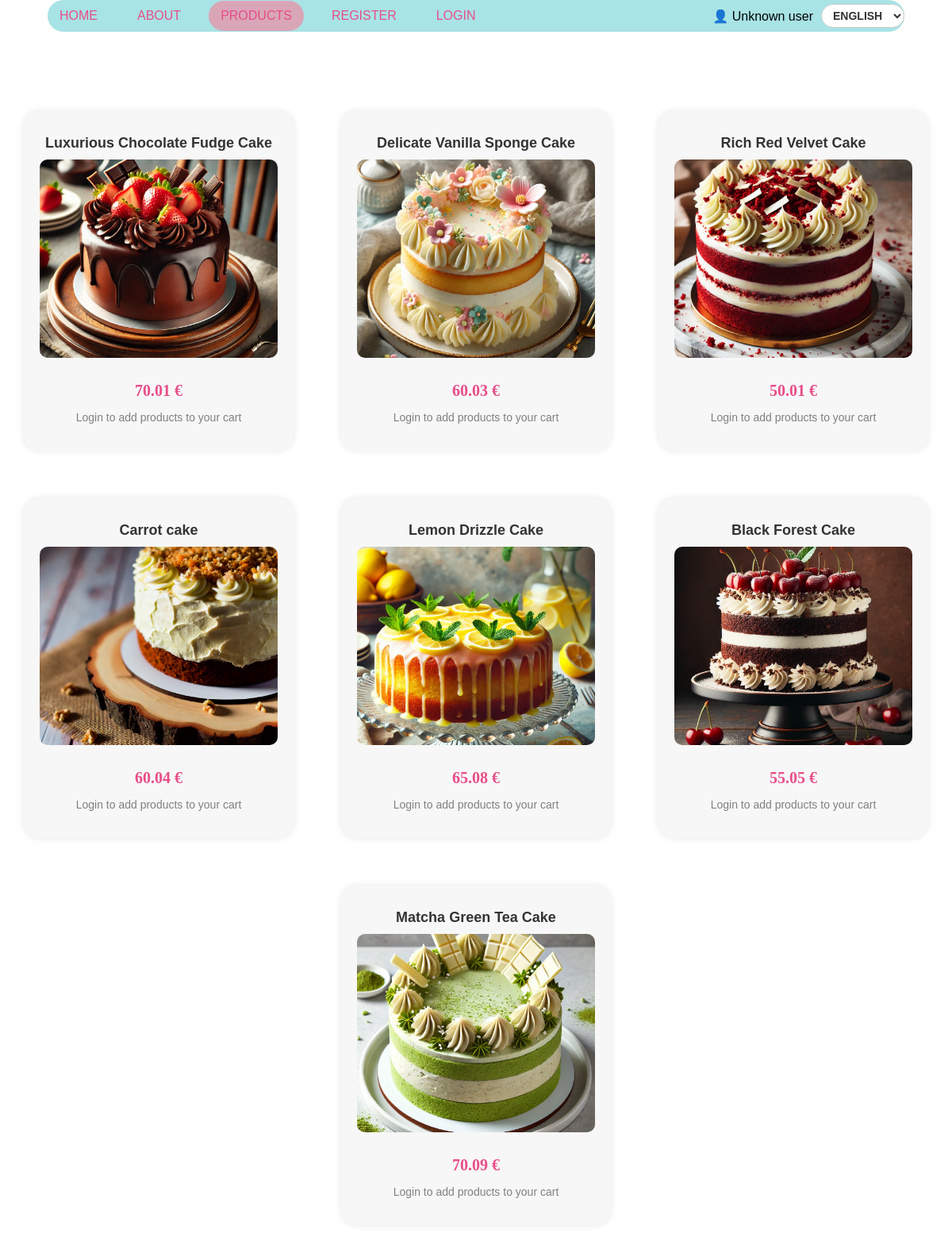
/Pages/Products.php, run on the app's committed database.
### tables this page shows
CREATE TABLE Products (
    ID INT PRIMARY KEY
    AUTO_INCREMENT,
    NameEN VARCHAR(255),
    Price DECIMAL(10,2),
    Image VARCHAR(255),
    NameFR VARCHAR(255)
);

### Pages/Products.php (the view, shortened to what this page needs)
<?php
include_once("../Database/CommonCode.php");
commoncodeNA("Products");
?>
<!DOCTYPE html>
<html lang="en">
<head>
    <link rel="stylesheet" href="../Design/Cake.css">
</head>
<body>
    <div class="AllProducts">
        <?php
        $sql = "SELECT * FROM products";
        $result = $conn->query($sql);
        if ($result->num_rows > 0) {
            while ($row = $result->fetch_assoc()) {
                $productID = $row['ID'];
                $productName = ($_SESSION['language'] == "EN") ? $row['NameEN'] : $row['NameFR'];
                $productPrice = $row['Price'];
                $productImage = $row['Image'];
        ?>
                <div class="OneProduct">
                    <div class="ProductName"><?= $productName ?></div>
                    <div class="ImageContainer">
                        <img src="../Database/Images/<?= $productImage ?>" class="ProductImage" alt="<?= $productName ?>">
                    </div>
                    <div class="Price"><?= $productPrice ?> €</div>
                    <?php if (isset($_SESSION['username'])): ?>
                        <form method="POST" action="Products.php">
                            <input type="hidden" name="productID" value="<?= htmlspecialchars($productID) ?>">
                            <input type="hidden" name="productName" value="<?= htmlspecialchars($productName) ?>">
                            <input type="hidden" name="productPrice" value="<?= htmlspecialchars($productPrice) ?>">
                            <input type="hidden" name="productImage" value="<?= htmlspecialchars($productImage) ?>">
                            <?php if (isset($_SESSION['role']) && $_SESSION['role'] === 'customer'): ?>
                                <button type="submit" name="addToCart" class="add-to-cart">
                                    <?= $arrayOfStrings["Add to cart"] ?>
                                </button>
                            <?php endif; ?>
                        </form>
                    <?php else: ?>
                        <p style="color: gray; font-size: 14px; text-align: center;"><?php echo $arrayOfStrings["Login to add products to your cart"]; ?></p>
                    <?php endif; ?>
                </div>
        <?php
            }
        }
        ?>
    </div>
</body>
</html>

### Database/CommonCode.php (shortened to what this page needs)
<?php
$host = "localhost";
$username = "root";
$password = "";
$dbname = "online_Cake_Project";
$conn = mysqli_connect($host, $username, $password, $dbname);
$arrayOfStrings = [];
$language = $_SESSION["language"];
$sql = "SELECT ID, English, French FROM Translations";
$result = $conn->query($sql);
if ($result && $result->num_rows > 0) {
    while ($row = $result->fetch_assoc()) {
        $arrayOfStrings[$row['ID']] = ($language == "EN") ? $row['English'] : $row['French'];
    }
} else {
    die("Failed to load translations.");
}
function commoncodeNA($PageOpen)
{
    echo '<link rel="stylesheet" href="../Design/Cake.css">';
    global $arrayOfStrings;
?>
    <div class="NavAll">
        <div class="TopNav">
            <div class="MainLinks">
                <a href="../Pages/Home.php" <?php if ($PageOpen == "Home") {
                                            } ?>><?php echo $arrayOfStrings["Home"]; ?></a>
                <a href="../Pages/About.php" <?php if ($PageOpen == "About") {
                                                } ?>><?php echo $arrayOfStrings["About"]; ?></a>
                <a href="../Pages/Products.php" <?php if ($PageOpen == "Products") {
                                                    print("class='active'");
                                                } ?>><?php echo $arrayOfStrings["Products"]; ?></a>
                <?php if (!isset($_SESSION['username'])): ?>
                    <a href="../Pages/Register.php" <?php if ($PageOpen == "Register") {
                                                    } ?>><?php echo $arrayOfStrings["Register"]; ?></a>
                    <a href="../Pages/Login.php" <?php if ($PageOpen == "Login") {
                                                    } ?>><?php echo $arrayOfStrings["Login"]; ?></a>
                <?php else: ?>
                    <a href="../Pages/Logout.php" style="margin-left: 10px;"><?php echo $arrayOfStrings["Logout"]; ?></a>
                <?php endif; ?>
            </div>
            <div class="Icon">
                <?php if (isset($_SESSION['username'])): ?>
                    <span style="margin-left: 10px;">
                        👤 <?php echo $arrayOfStrings["Welcome"] . " " . htmlspecialchars($_SESSION['username']); ?>
                    </span>
                <?php else: ?>
                    <span style="margin-left: 10px;">
                        👤 <?php echo $arrayOfStrings["Unknown"]; ?>
                    </span>
                <?php endif; ?>
                <div class="language-selector">
                    <form method="GET" style="margin: 0;">
                        <select name="language" onchange="this.form.submit()">
                            <option value="EN" <?php if ($_SESSION["language"] == "EN") echo "selected"; ?>>English</option>
                        </select>
                    </form>
                </div>
            </div>
        </div>
    </div>
<?php
}
?>

### Design/Cake.css (style rules this page uses)
body { padding-top: 20px; }
.NavAll { justify-content: center; display: flex; }
.TopNav { width: 90%; height: 40px; background-color: #a8e3e5; display: flex; justify-content: space-between; position: fixed; top: 0; border-radius: 20px; z-index: 1000; }
.MainLinks { height: 40px; display: flex; align-items: center; gap: 20px; }
.TopNav a { color: #e84d88; text-transform: uppercase; padding: 10px 15px; text-decoration: none; transition: all 0.3s ease; border-radius: 20px; }
.active { background-color: #d9a6b7; }
.Icon { display: flex; align-items: center; }
.AllProducts { display: flex; justify-content: center; gap: 20px; flex-wrap: wrap; margin-top: 100px; }
.OneProduct { width: 300px; background-color: #f7f7f7; border-radius: 20px; padding: 20px; box-shadow: 0 0 10px rgba(0, 0, 0, 0.1); margin: 20px; text-align: center; display: flex; flex-direction: column; align-items: center; }
.ProductName { font-family: Arial, sans-serif; font-size: 18px; color: #333; font-weight: bold; text-align: center; margin-top: 10px; margin-bottom: 10px; }
.Price { color: #e84d88; font-size: 20px; font-family: cursive; font-weight: bold; margin-top: 10px; transition: color 0.3s ease; }
.ImageContainer { width: 100%; height: 250px; overflow: hidden; border-radius: 10px; display: flex; align-items: center; justify-content: center; margin-bottom: 20px; }
.ProductImage { width: 100%; height: auto; transition: transform 0.3s ease; }
.language-selector { display: flex; align-items: center; margin-left: 10px; }
.language-selector select { background-color: #ffffff; color: #333; border: 1px solid #ccc; border-radius: 20px; padding: 5px 10px; font-size: 14px; cursor: pointer; transition: all 0.3s ease; text-transform: uppercase; font-weight: bold; }
body { margin: 0; font-family: 'Arial', sans-serif; background-color: #fff; }

### data on the page
products: NameEN "Luxurious Chocolate Fudge Cake", Image (picture), Price "70.01"
products: NameEN "Delicate Vanilla Sponge Cake", Image (picture), Price "60.03"
products: NameEN "Rich Red Velvet Cake", Image (picture), Price "50.01"
products: NameEN "Carrot cake", Image (picture), Price "60.04"
products: NameEN "Lemon Drizzle Cake", Image+NameEN (picture), Price "65.08"
products: NameEN "Black Forest Cake", Image+NameEN (picture), Price "55.05"
products: NameEN "Matcha Green Tea Cake", Image+NameEN (picture), Price "70.09"

### other printed values
$arrayOfStrings["Home"] "HOME"
$arrayOfStrings["About"] "ABOUT"
$arrayOfStrings["Products"] "PRODUCTS"
$arrayOfStrings["Register"] "REGISTER"
$arrayOfStrings["Login"] "LOGIN"
$arrayOfStrings["Unknown"] "Unknown user"
